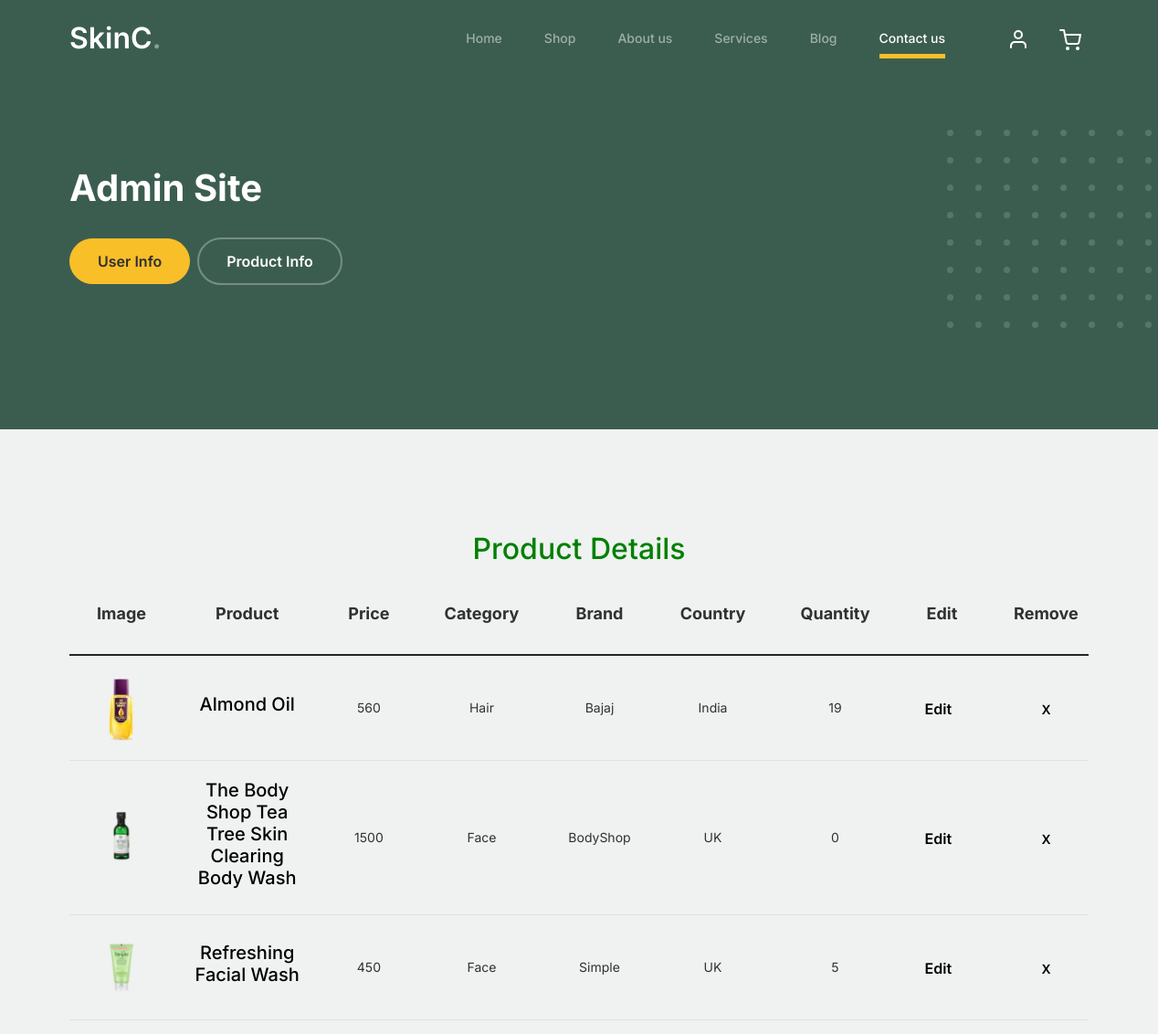
Before: /see/ (upper part) with the older database file.
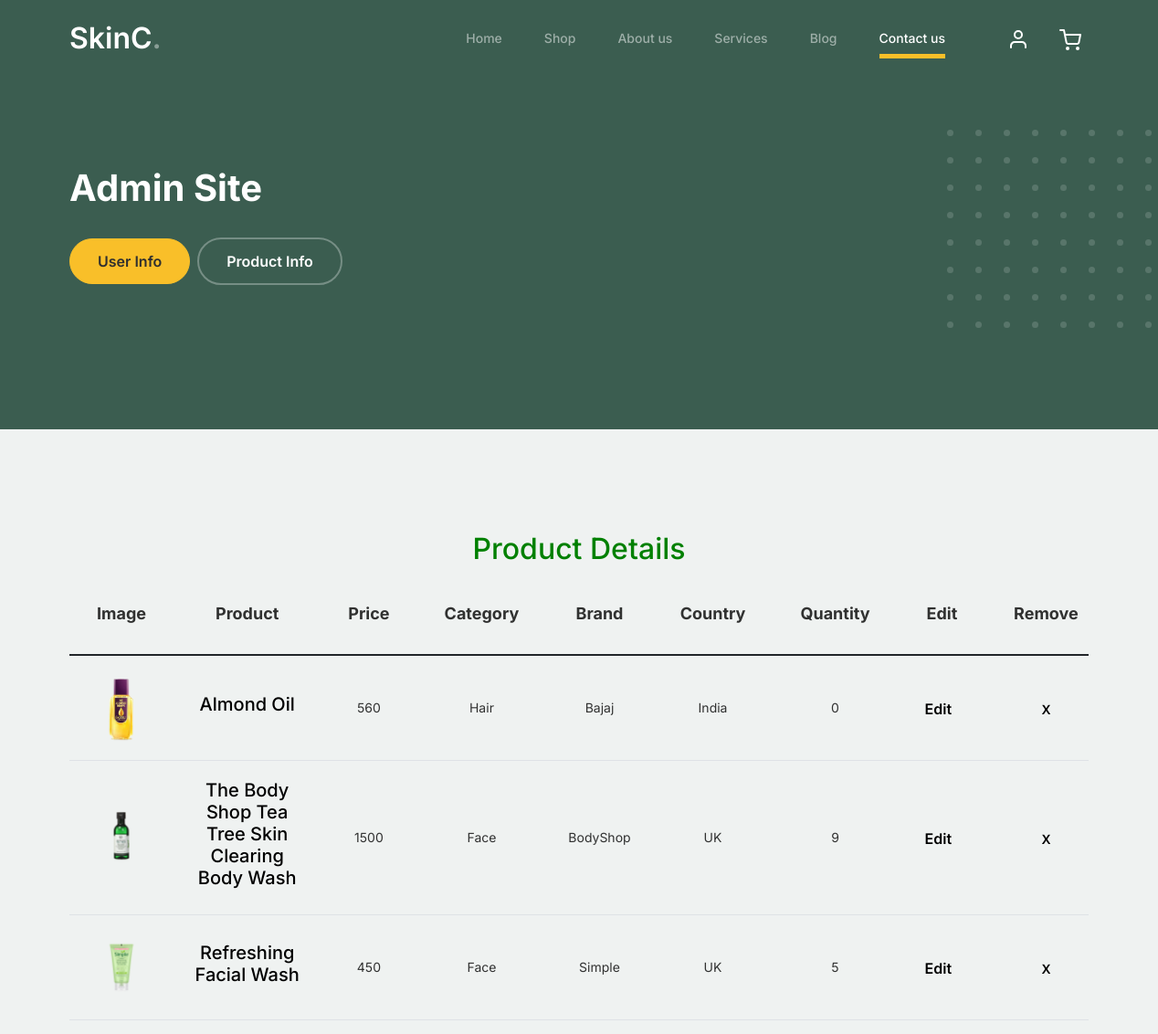
After: the same page with the newer database file.
### testing/models.py (models this page shows, shortened)
class Product(models.Model):
    name = models.CharField(max_length=200, null=True)
    price = models.IntegerField()
    catagory = models.CharField(max_length=200)
    brand = models.CharField(max_length=50)
    country = models.CharField(max_length=40)
    quantity = models.IntegerField(default=0)
    rating = models.FloatField(default=0.0)
    img = models.ImageField(upload_to='media/')
    description = models.CharField(max_length=500)
    date = models.CharField(max_length=50,default="datetime.now()")

### testing/views.py (the view)
# urls.py: path('see/',views.product_list, name= 'product'),
def product_list(request):
    order_by = request.GET.get('sort',None)
    if order_by == 'asc':
        products = Product.objects.all().order_by('rating')
    elif order_by == 'desc':
        products = Product.objects.all().order_by('-rating')
    else:
        products = Product.objects.all()
    return render(request, 'adminview.html', {'products': products})

### templates/adminview.html (shortened to what this page needs)
<!doctype html>
<html lang="en">
<head>
		<link href="/static/css/bootstrap.min.css" rel="stylesheet">
		<link href="https://cdnjs.cloudflare.com/ajax/libs/font-awesome/6.0.0-beta3/css/all.min.css" rel="stylesheet">
		<link href="/static/css/tiny-slider.css" rel="stylesheet">
		<link href="/static/css/style.css" rel="stylesheet">
	</head>
	<body>
		<nav class="custom-navbar navbar navbar navbar-expand-md navbar-dark bg-dark" arial-label="Furni navigation bar">
			<div class="container">
				<a class="navbar-brand" href="index.html">SkinC<span>.</span></a>
				<div class="collapse navbar-collapse" id="navbarsFurni">
					<ul class="custom-navbar-nav navbar-nav ms-auto mb-2 mb-md-0">
						<li class="nav-item">
							<a class="nav-link" href="index.html">Home</a>
						</li>
						<li><a class="nav-link" href="shop.html">Shop</a></li>
						<li><a class="nav-link" href="about.html">About us</a></li>
						<li><a class="nav-link" href="services.html">Services</a></li>
						<li><a class="nav-link" href="blog.html">Blog</a></li>
						<li class="active"><a class="nav-link" href="contact.html">Contact us</a></li>
					</ul>
					<ul class="custom-navbar-cta navbar-nav mb-2 mb-md-0 ms-5">
						<li><a class="nav-link" href="#"><img src="/static/images/user.svg"></a></li>
						<li><a class="nav-link" href="cart.html"><img src="/static/images/cart.svg"></a></li>
					</ul>
				</div>
			</div>
		</nav>
			<div class="hero">
				<div class="container">
					<div class="row justify-content-between">
						<div class="col-lg-5">
							<div class="intro-excerpt">
								<h1>Admin Site</h1>
								<p><a href="" class="btn btn-secondary me-2">User Info</a><a href="#" class="btn btn-white-outline">Product Info</a></p>
							</div>
						</div>
						<div class="col-lg-7">
						</div>
					</div>
				</div>
			</div>
		<div class="untree_co-section before-footer-section">
            <div class="container">
              <div class="row mb-5">
				<div class="col-lg-5 mx-auto text-center">
					<h2 class="section-title" style="color:green">Product Details</h2>
				</div>
                <form class="col-md-12" method="post">
                  <div class="site-blocks-table">
                    <table class="table">
                      <thead>
                        <tr>
                          <th class="product-thumbnail">Image</th>
                          <th class="product-name">Product</th>
                          <th class="product-price">Price</th>
						  <th class="product-category">Category</th>
						  <th class="product-brand">Brand</th>
						  <th class="product-country">Country</th>
                          <th class="product-quantity">Quantity</th>
						  <th class="product-edit">Edit</th>
                          <th class="product-remove">Remove</th>
                        </tr>
                      </thead>
                      <tbody>
						{% for product in products %}
                        <tr>
                          <td class="product-thumbnail">
                            <img src="{{product.img.url}}" alt="Image" class="img-fluid">
                          </td>
                          <td class="product-name">
                            <h2 class="h5 text-black">{{ product.name }}</h2>
                          </td>
                          <td>{{ product.price }}</td>
						  <td>{{ product.catagory }}</td>
						  <td>{{ product.brand }}</td>
						  <td>{{ product.country }}</td>
                          <td>{{ product.quantity }}</td>
						  <td><a href="{% url 'edit' product.id %}" class="btn btn-secondary me-2">Edit</a></td>
                          <td><a href="{% url 'delete_product' product.id %}" class="btn btn-black btn-sm">X</a></td>
                        </tr>
						{% endfor %}
                      </tbody>
                    </table>
                  </div>
                </form>
              </div>
			</div>
		</div>
	</body>
</html>

Changed rows visible on the page:
changed Product "Almond Oil": quantity "19" → "0"
changed Product "The Body Shop Tea Tree Skin Clearing Body Wash": quantity "0" → "9"
